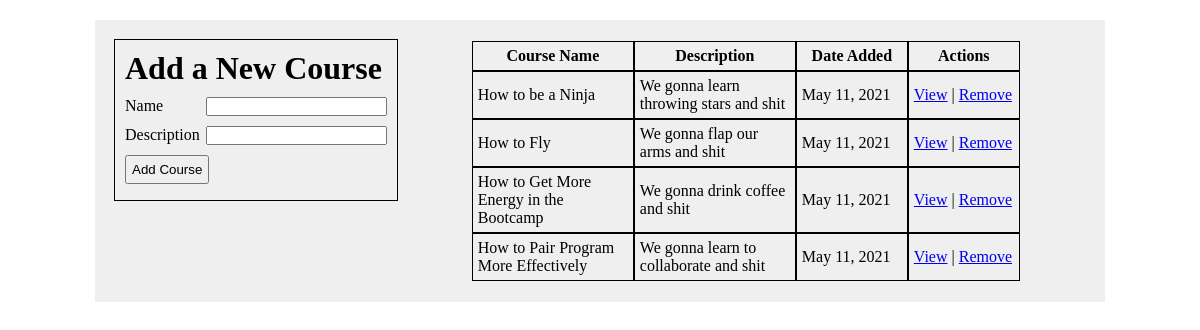
The page / on the database its author committed.
### courses_app/models.py (models this page shows)
class Course(models.Model):
    name = models.CharField(max_length = 255)
    objects = CourseManager()
    created_at = models.DateTimeField(auto_now_add = True)
    updated_at = models.DateTimeField(auto_now = True)

class Description(models.Model):
    description = models.TextField()
    course = models.OneToOneField(Course, on_delete = models.CASCADE, primary_key=True)
    created_at = models.DateTimeField(auto_now_add = True)
    updated_at = models.DateTimeField(auto_now = True)

### courses_app/views.py (the view)
# urls.py: path('', views.index),
def index(request):
    context = {
        'all_courses': Course.objects.all()
    }
    return render(request, "index.html", context)

### courses_app/templates/index.html (shortened to what this page needs)
<!DOCTYPE html>
<html lang="en">
<head>
    {% load static %}
    <link rel="stylesheet" href="{% static 'css/style.css' %}">
</head>
<body>
    <div id="wrapper">
        <div id="add_course">
            <h1>Add a New Course</h1>
            <form action="add" method="POST">
                <div class="form_field">
                    <label for="name">Name</label>
                    <input type="text" name="name">
                </div>
                <div class="form_field">
                    <label for="description">Description</label>
                    <input type="text" name="description">
                </div>
                <input type="submit" value="Add Course" class="button">
            </form>
        </div>
        <div id="courses_table">
            <table>
                <thead>
                    <th>Course Name</th>
                    <th>Description</th>
                    <th>Date Added</th>
                    <th>Actions</th>
                </thead>
                <tbody>
                    {% for course in all_courses %}
                    <tr>
                        <td>{{course.name}}</td>
                        <td>{{course.description.description}}</td>
                        <td>{{course.created_at|date:"M d, Y"}}</td>
                        <td>
                            <a href="/{{course.id}}">View</a> | <a href="/{{course.id}}/destroy">Remove</a>
                        </td>
                    </tr>
                    {% endfor %}
                </tbody>
            </table>
        </div>
    </div>
</body>
</html>

### courses_app/static/css/style.css (style rules this page uses)
* { margin: 0px; padding: 0px; }
#wrapper { width: 970px; display: flex; justify-content: space-between; background-color: #efefef; margin: 20px auto; padding: 20px; }
#add_course { width: 27%; margin-right: 10px; outline: 1px solid black; padding: 10px; max-height: 140px; }
h1 { margin-bottom: 10px; }
.form_field { display: flex; justify-content: space-between; margin-bottom: 10px; }
.button { padding: 5px; }
#courses_table { width: 70%; display: flex; justify-content: center; }
th, td { outline: 1px solid black; padding: 5px; min-width: 100px; max-width: 150px; }

### rows shown on the page
Course: name "How to be a Ninja", description.description "We gonna learn throwing stars and shit", created_at "May 11, 2021"
Course: name "How to Fly", description.description "We gonna flap our arms and shit", created_at "May 11, 2021"
Course: name "How to Get More Energy in the Bootcamp", description.description "We gonna drink coffee and shit", created_at "May 11, 2021"
Course: name "How to Pair Program More Effectively", description.description "We gonna learn to collaborate and shit", created_at "May 11, 2021"
